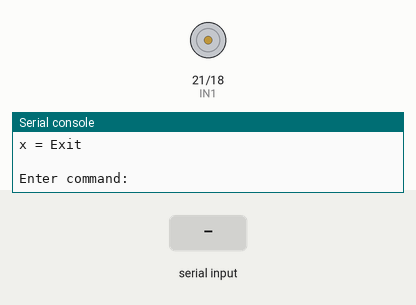
Bench run of a program on a simulated ESP32 board running MicroPython. On the bench: motor-driver pin pairs drawn as motors (green arrow = first pin HIGH = forward, orange = second pin HIGH = backward, longer = more drive, scaled by the enable pin), the last lines printed to the serial console. The inputs (shaded band) are chosen by the test bench.

Above: at 1.2 s.
1.3 s: "f" typed at the serial console, then Enter
At 1.6 s:
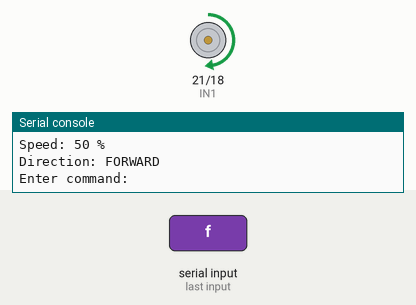
2.8 s: "r" typed at the serial console, then Enter
At 3.9 s:
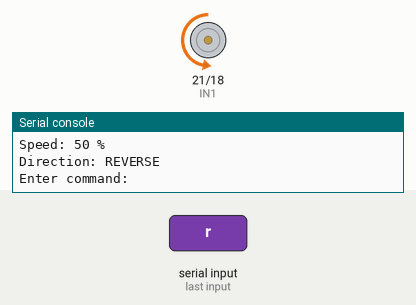
4.3 s: "1" typed at the serial console, then Enter
At 5.0 s:
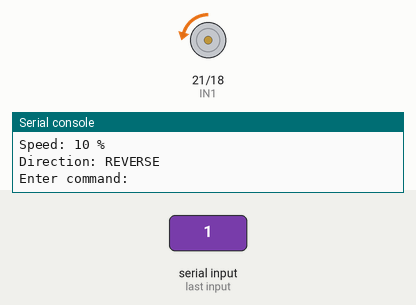
5.8 s: "4" typed at the serial console, then Enter
At 6.2 s:
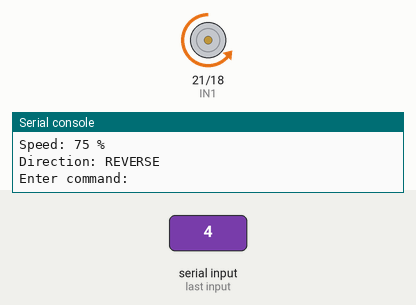
7.3 s: "5" typed at the serial console, then Enter
At 8.5 s:
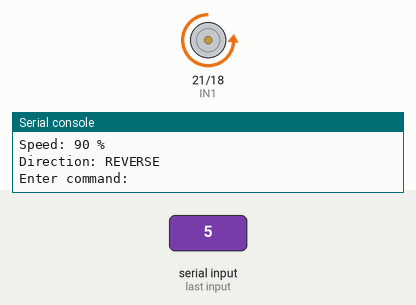
8.8 s: "3" typed at the serial console, then Enter
At 9.7 s:
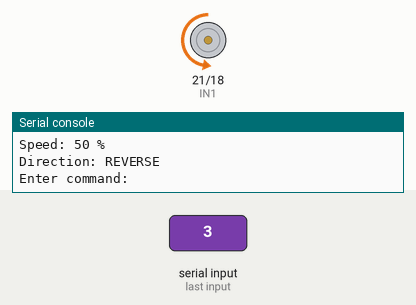
Timing chart, 0 to 11.3 s (numbered marks = the images above; inputs shaded):
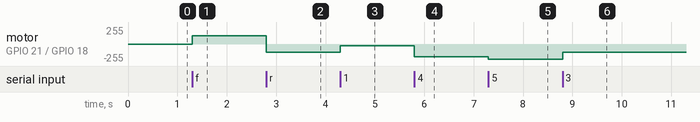

The program:

main.py
```python
# Experiment 6: ESP32 PWM speed and direction control through an L293-family driver.
# Report uses L293D; confirm the actual L293 suffix and module connections.
# Fixed the report's missing Pin/PWM import; control logic is preserved.
from machine import Pin, PWM
import time
# ESP32 + L293D + DC MOTOR
# GPIO22 -> EN1  : PWM / Speed
# GPIO21 -> IN1  : Direction
# GPIO18 -> IN2  : Direction
# PWM
EN1 = PWM(Pin(22), freq=1000, duty_u16=0)
# Direction pins
IN1 = Pin(21, Pin.OUT)
IN2 = Pin(18, Pin.OUT)
# MOTOR CONTROL FUNCTIONS
def stop_motor():
    EN1.duty_u16(0)
    IN1.value(0)
    IN2.value(0)
    print("Motor STOPPED")
def set_speed(percent):
    # Keep speed between 0 and 100
    if percent < 0:
        percent = 0
    if percent > 100:
        percent = 100
    duty = int((percent / 100) * 65535)
    EN1.duty_u16(duty)
    print("Speed:", percent, "%")
def forward(speed):
    # Stop PWM before changing direction
    EN1.duty_u16(0)
    IN1.value(1)
    IN2.value(0)
    # Apply requested speed
    set_speed(speed)
    print("Direction: FORWARD")
def reverse(speed):
    # Stop PWM before changing direction
    EN1.duty_u16(0)
    IN1.value(0)
    IN2.value(1)
    # Apply requested speed
    set_speed(speed)
    print("Direction: REVERSE")
# STARTUP
stop_motor()
print()
print("================================")
print(" ESP32 PWM MOTOR CONTROL")
print("================================")
print("PWM Frequency : 1000 Hz")
print()
print("Commands:")
print("f = Forward")
print("r = Reverse")
print("s = Stop")
print("1 = 10% speed")
print("2 = 25% speed")
print("3 = 50% speed")
print("4 = 75% speed")
print("5 = 90% speed")
print("x = Exit")
print()
# Default state
current_direction = "stop"
current_speed = 50
# USER CONTROL
while True:
    command = input("Enter command: ").strip().lower()
    # FORWARD
    if command == "f":
        forward(current_speed)
        current_direction = "forward"
    # REVERSE
    elif command == "r":
        reverse(current_speed)
        current_direction = "reverse"
    # STOP
    elif command == "s":
        stop_motor()
        current_direction = "stop"
    # SPEED = 10%
    elif command == "1":
        current_speed = 10
        if current_direction == "forward":
            forward(current_speed)
        elif current_direction == "reverse":
            reverse(current_speed)
        else:
            print("Speed set to 10%. Motor is stopped.")
    # SPEED = 25%
    elif command == "2":
        current_speed = 25
        if current_direction == "forward":
            forward(current_speed)
        elif current_direction == "reverse":
            reverse(current_speed)
        else:
            print("Speed set to 25%. Motor is stopped.")
    # SPEED = 50%
    elif command == "3":
        current_speed = 50
        if current_direction == "forward":
            forward(current_speed)
        elif current_direction == "reverse":
            reverse(current_speed)
        else:
            print("Speed set to 50%. Motor is stopped.")
    # SPEED = 75%
    elif command == "4":
        current_speed = 75
        if current_direction == "forward":
            forward(current_speed)
        elif current_direction == "reverse":
            reverse(current_speed)
        else:
            print("Speed set to 75%. Motor is stopped.")
    # SPEED = 90%
    elif command == "5":
        current_speed = 90
        if current_direction == "forward":
            forward(current_speed)
        elif current_direction == "reverse":
            reverse(current_speed)
        else:
            print("Speed set to 90%. Motor is stopped.")
    # EXIT
    elif command == "x":
        stop_motor()
        print("Program ended.")
        break
    else:
        print("Invalid command.")
        print("Use: f, r, s, 1, 2, 3, 4, 5, x")
```

Measured:
- after the input at 1.3 s, motor on GPIO 21 (IN1) / GPIO 18 (IN2): stopped → forward 127/255 at once
- after the input at 2.8 s, motor on GPIO 21 (IN1) / GPIO 18 (IN2): forward 127/255 → backward 127/255 at once
- after the input at 4.3 s, motor on GPIO 21 (IN1) / GPIO 18 (IN2): backward 127/255 → backward 25/255 at once
- after the input at 5.8 s, motor on GPIO 21 (IN1) / GPIO 18 (IN2): backward 25/255 → backward 191/255 at once
- after the input at 7.3 s, motor on GPIO 21 (IN1) / GPIO 18 (IN2): backward 191/255 → backward 229/255 at once
- after the input at 8.8 s, motor on GPIO 21 (IN1) / GPIO 18 (IN2): backward 229/255 → backward 127/255 at once
